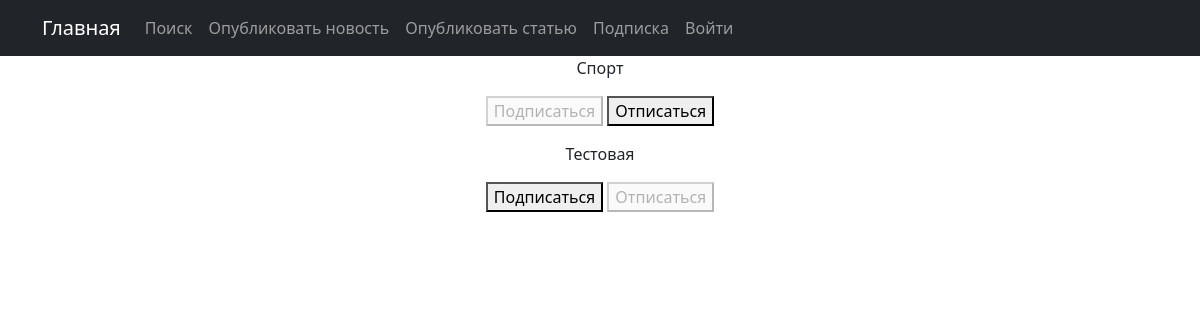
Page /subscriptions/ (signed in) on the committed database.
### news/models.py (models this page shows, shortened)
class Category(models.Model):
    category_name = models.CharField(max_length=255, unique=True)

### news/views.py (the view, shortened to what this page needs)
# urls.py: path('subscriptions/', subscriptions, name='subscriptions'),
@login_required
@csrf_protect
def subscriptions(request):
    categories_with_subscriptions = Category.objects.annotate(
        user_subscribed=Exists(
            Subscription.objects.filter(
                user=request.user,
                category=OuterRef('pk'),
            )
        )
    ).order_by('category_name')
    return render(
        request,
        'subscriptions.html',
        {'categories': categories_with_subscriptions},
    )

### templates/subscriptions.html (shortened to what this page needs)
{% extends 'flatpages/default.html' %}
{% block content %}
    {% for category in categories  %}
        <p>
            {{ category.category_name }}
            <form method="post">
                {% if category.user_subscribed %}
                    <button disabled>Подписаться</button>
                    <button name="action" value="unsubscribe">Отписаться</button>
                {% else %}
                    <button name="action" value="subscribe">Подписаться</button>
                    <button disabled>Отписаться</button>
                {% endif %}
            </form>
        </p>
    {% endfor %}
{% endblock content %}

### rows in the picture
Category: category_name "Спорт", shows "Подписаться"
Category: category_name "Тестовая", shows "Подписаться"
